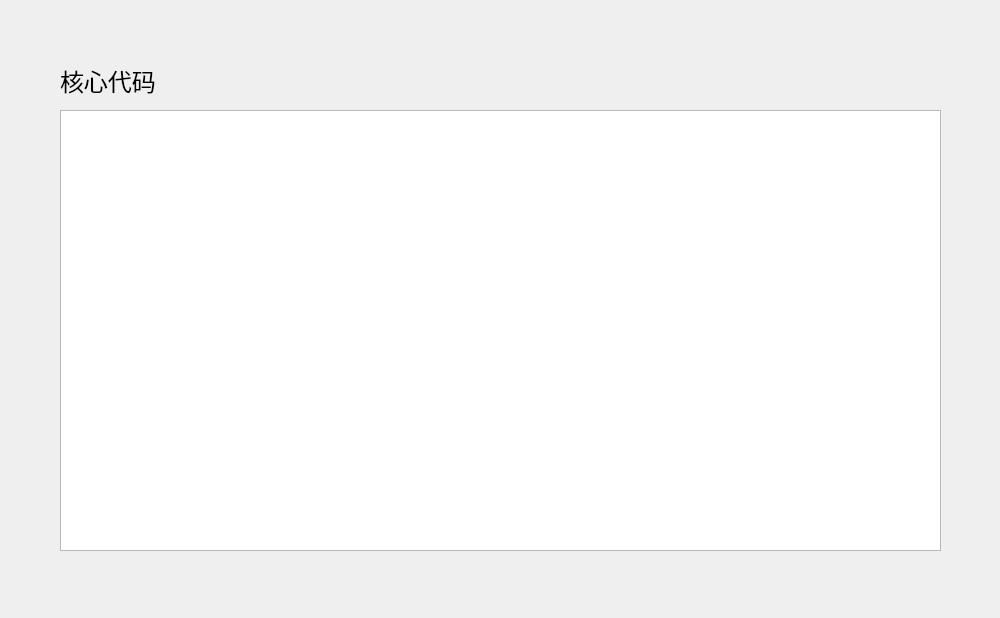
<?xml version="1.0" encoding="UTF-8"?>
<ui version="4.0">
 <class>expCode</class>
 <widget class="QWidget" name="expCode">
  <property name="geometry">
   <rect>
    <x>0</x>
    <y>0</y>
    <width>1000</width>
    <height>618</height>
   </rect>
  </property>
  <property name="font">
   <font>
    <family>Consolas</family>
    <pointsize>12</pointsize>
   </font>
  </property>
  <property name="windowTitle">
   <string>Form</string>
  </property>
  <widget class="QLabel" name="label">
   <property name="geometry">
    <rect>
     <x>60</x>
     <y>60</y>
     <width>141</width>
     <height>41</height>
    </rect>
   </property>
   <property name="font">
    <font>
     <family>微软雅黑</family>
     <pointsize>18</pointsize>
    </font>
   </property>
   <property name="text">
    <string>核心代码</string>
   </property>
  </widget>
  <widget class="QTextBrowser" name="expCodeBrowser">
   <property name="geometry">
    <rect>
     <x>60</x>
     <y>110</y>
     <width>881</width>
     <height>441</height>
    </rect>
   </property>
  </widget>
  <widget class="QPushButton" name="closeBtn">
   <property name="geometry">
    <rect>
     <x>960</x>
     <y>0</y>
     <width>40</width>
     <height>40</height>
    </rect>
   </property>
   <property name="text">
    <string/>
   </property>
   <property name="icon">
    <iconset resource="images.qrc">
     <normaloff>:/images/close3.png</normaloff>
     <normalon>:/images/close3.png</normalon>:/images/close3.png</iconset>
   </property>
   <property name="iconSize">
    <size>
     <width>60</width>
     <height>60</height>
    </size>
   </property>
   <property name="flat">
    <bool>true</bool>
   </property>
  </widget>
 </widget>
 <resources>
  <include location="images.qrc"/>
 </resources>
 <connections/>
</ui>
